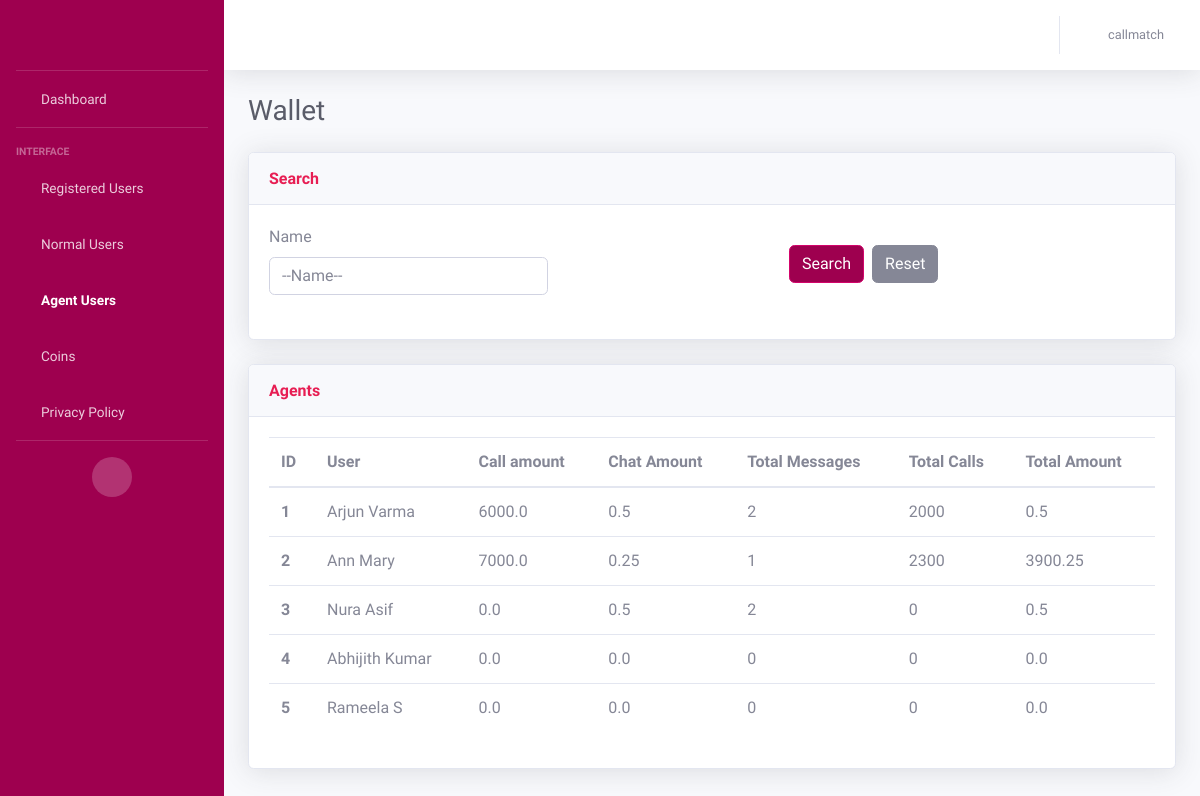
The app's page /wallet_agent_user (signed in), older data.
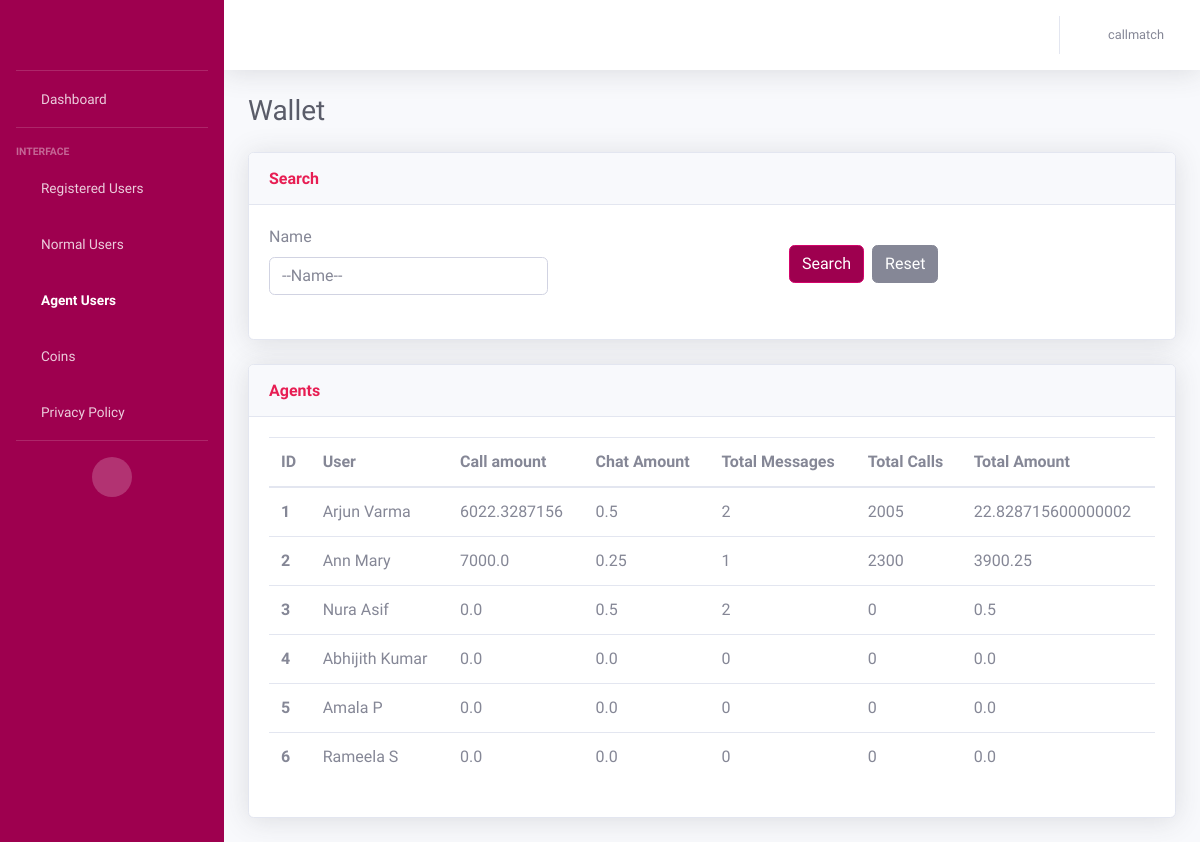
The same page, newer data.
### AdminApp/models.py (models this page shows, shortened)
class WalletModel(models.Model):
    wallet_id = models.AutoField(primary_key=True)
    user = models.ForeignKey(CustomerModel, on_delete=models.CASCADE)
    wallet_coins = models.IntegerField(default=300, null=True)
    messages_remaining = models.IntegerField(default=0)  # For normal users
    call_amount = models.FloatField(default=0.0)
    chat_amount = models.FloatField(default=0.0)
    total_messages_received = models.IntegerField(default=0)
    total_minutes = models.IntegerField(default=0)
    total_amount = models.FloatField(default=0.0)

class CustomerModel(models.Model):
    NORMAL_USER = 'Normal User'
    AGENT_USER = 'Agent User'
    USER_STATUS_CHOICES = [
        (NORMAL_USER, 'Normal User'),
        (AGENT_USER, 'Agent User'),
    ]
    BOTH = 'Both'
    MALAYALAM = 'Malayalam'
    TAMIL = 'Tamil'
    LANGUAGE_CHOICES = [
        (BOTH, 'Both'),
        (MALAYALAM, 'Malayalam'),
        (TAMIL, 'Tamil'),
    ]
    MALE = 'Male'
    FEMALE = 'Female'
    GENDER_CHOICES = [
        (MALE, 'Male'),
        (FEMALE, 'Female')
    ]
    customer_id = models.AutoField(primary_key=True)
    customer_first_name = models.CharField(max_length=100, default="unknown")
    customer_last_name = models.CharField(max_length=100, default="unknown")
    customer_email = models.EmailField(default="unknown")
    customer_contact = models.CharField(max_length=50)
    gender = models.CharField(
        max_length=20,
        choices=GENDER_CHOICES,
        null=True
    )
    status = models.CharField(
        max_length=20,
        choices=USER_STATUS_CHOICES,
        default=NORMAL_USER,
    )
    is_online = models.BooleanField(default=False)
    languages = models.CharField(
        max_length=20,
        choices=LANGUAGE_CHOICES,
        default=BOTH,
    )
    is_existing = models.BooleanField(default=False)
    adhaar_no = models.CharField(max_length=50, default="unknown")
    rating = models.IntegerField()
    terms_conditions = models.BooleanField(default=False)
    customer_password = models.CharField(max_length=100, default='unknown')
    @property
    def rating(self):
        from .models import RatingModel
        rating = RatingModel.objects.filter(agent=self).aggregate(Avg('ratings')).get('ratings__avg')
        return rating if rating is not None else 0

### AdminApp/views.py (the view)
# urls.py: path('wallet_agent_user', views.wallet_agentuser, name='wallet_agent_users'),
def wallet_agentuser(request):
    username = request.session.get('user', None)
    if username is None:
        return redirect('/login')
    wallets = WalletModel.objects.filter(user__status='Agent User')
    if request.method == 'GET':
        name = request.GET.get('name', '').strip()
        if name:
            wallets = wallets.filter(user__customer_first_name__istartswith=name)
    return render(request, 'agentuser_wallet.html', {'wallets': wallets, 'username': username})

### templates/agentuser_wallet.html (shortened to what this page needs)
<!DOCTYPE html>
<html lang="en">
<head>
    {% load static %}
    <link href="{% static 'vendor/fontawesome-free/css/all.min.css' %}" rel="stylesheet" type="text/css">
    <link href="{% static 'css/sb-admin-2.min.css' %}" rel="stylesheet">
</head>
<body id="page-top">
    <div id="wrapper">
        <ul class="navbar-nav bg-gradient-primary sidebar sidebar-dark accordion" id="accordionSidebar">
            <a class="sidebar-brand d-flex align-items-center justify-content-center" href="{% url 'home' %}">
                <div class="logo" style="background-image: url({% static 'img/call-match.png' %});"></div>
            </a>
            <hr class="sidebar-divider my-0">
            <li class="nav-item ">
                <a class="nav-link" href="{% url 'home' %}">
                    <i class="fas fa-fw fa-tachometer-alt"></i>
                    <span>Dashboard</span></a>
            </li>
            <hr class="sidebar-divider">
            <div class="sidebar-heading">
                Interface
            </div>
            <li class="nav-item">
                <a class="nav-link" href="{% url 'users' %}">
                    <i class="fas fa-fw fa-table"></i>
                    <span>Registered Users</span></a>
            </li>
            <li class="nav-item">
                <a class="nav-link collapsed" href="#" data-toggle="collapse" data-target="#collapseUtilities"
                    aria-expanded="true" aria-controls="collapseUtilities">
                    <i class="fas fa-fw fa-users"></i>
                    <span>Normal Users</span>
                </a>
            </li>
            <li class="nav-item active">
                <a class="nav-link collapsed" href="#" data-toggle="collapse" data-target="#collapseUtilities1"
                    aria-expanded="true" aria-controls="collapseUtilities1">
                    <i class="fas fa-fw fa-users"></i>
                    <span>Agent Users</span>
                </a>
            </li>
            <li class="nav-item">
                <a class="nav-link collapsed" href="#" data-toggle="collapse" data-target="#collapseUtilities2"
                    aria-expanded="true" aria-controls="collapseUtilities1">
                    <i class="fas fa-fw fa-coins"></i>
                    <span>Coins</span>
                </a>
            </li>
            <li class="nav-item">
                <a class="nav-link collapsed" href="{% url 'privacy-policy' %}"
                    aria-expanded="true" aria-controls="collapseUtilities1">
                    <i class="fas fa-fw fa-fingerprint"></i>
                    <span>Privacy Policy</span>
                </a>
            </li>
            <hr class="sidebar-divider">
            <div class="text-center d-none d-md-inline">
                <button class="rounded-circle border-0" id="sidebarToggle"></button>
            </div>
        </ul>
        <div id="content-wrapper" class="d-flex flex-column">
            <div id="content">
                <nav class="navbar navbar-expand navbar-light bg-white topbar mb-4 static-top shadow">
                    <ul class="navbar-nav ml-auto">
                        <li class="nav-item dropdown no-arrow">
                            <a class="nav-link dropdown-toggle" href="#" id="userDropdown" role="button"
                                data-toggle="dropdown" aria-haspopup="true" aria-expanded="false">
                                <i class="fas fa-fw fa-user"></i>
                                <span class="mr-2 d-none d-lg-inline text-gray-600 small">{{username}}</span>
                            </a>
                        </li>
                    </ul>
                </nav>
                <div class="container-fluid">
                    <div class="d-sm-flex align-items-center justify-content-between mb-4">
                        <h1 class="h3 mb-0 text-gray-800">Wallet</h1>
                    </div>
                    <div class="row">
                        <div class="col-xl-12 col-lg-7">
                            <div class="card shadow mb-4">
                                <div
                                    class="card-header py-3 d-flex flex-row align-items-center justify-content-between">
                                    <h6 class="m-0 font-weight-bold text-primary">Search</h6>
                                </div>
                                <div class="card-body">
                                    <form method="GET" action="#" class="row g-3 mb-4">
                                        <div class="col-md-4">
                                            <label for="name" class="form-label">Name</label>
                                            <input name="name" id="name" class="form-select form-control" placeholder="--Name--">
                                        </div>
                                        <div class="col d-flex justify-content-center align-items-center mt-2">
                                            <button type="submit" class="mr-2 btn btn-primary">Search</button>
                                            <a href="{% url 'wallet_agent_users' %}" class="btn btn-secondary">Reset</a>
                                        </div>
                                    </form>
                                </div>
                            </div>
                        </div>
                    </div>
                    <div class="row">
                        <div class="col">
                            <div class="card shadow mb-4">
                                <div
                                    class="card-header py-3 d-flex flex-row align-items-center justify-content-between">
                                    <h6 class="m-0 font-weight-bold text-primary">Agents</h6>
                                    <div class="dropdown no-arrow">
                                        <a class="dropdown-toggle" href="#" role="button" id="dropdownMenuLink"
                                            data-toggle="dropdown" aria-haspopup="true" aria-expanded="false">
                                            <i class="fas fa-ellipsis-v fa-sm fa-fw text-gray-400"></i>
                                        </a>
                                    </div>
                                </div>
                                <div class="card-body">
                                    <div class="table-responsive">
                                        <table class="table table-hover all-users">
                                          <thead>
                                            <tr>
                                              <th scope="col">ID</th>
                                              <th scope="col">User</th>
                                              <th scope="col">Call amount</th>
                                              <th scope="col">Chat Amount</th>
                                              <th scope="col">Total Messages</th>
                                              <th scope="col">Total Calls</th>
                                              <th scope="col">Total Amount</th>
                                            </tr>
                                          </thead>
                                          <tbody>
                                          {% for wallet in wallets %}
                                            <tr>
                                                <th scope="row">{{ forloop.counter }}</th>
                                              <td>{{wallet.user.customer_first_name}} {{wallet.user.customer_last_name}}</td>
                                              <td>{{wallet.call_amount}}</td>
                                              <td>{{wallet.chat_amount}}</td>
                                              <td>{{wallet.total_messages_received}}</td>
                                              <td>{{wallet.total_minutes}}</td>
                                              <td>{{wallet.total_amount}}</td>
                                            </tr>
                                          {% endfor %}
                                          </tbody>
                                        </table>
                                    </div>
                                </div>
                            </div>
                        </div>
                    </div>
                </div>
            </div>
        </div>
    </div>
</body>
</html>

### templates/agentuser_wallet.html (style rules this page uses)
.logo { height:2rem; width:8rem; background-position: center; background-size: cover; background-repeat: no-repeat; }

Row changes from the older to the newer data that the page shows:
changed WalletModel "Arjun": call_amount "6000.0" → "6022.3287156"; total_minutes "2000" → "2005"; total_amount "0.5" → "22.828715600000002"
now on this page (row edited): WalletModel: user.customer_first_name "Amala", user.customer_last_name "P", call_amount "0.0", chat_amount "0.0", total_messages_received "0", total_minutes "0", total_amount "0.0"
